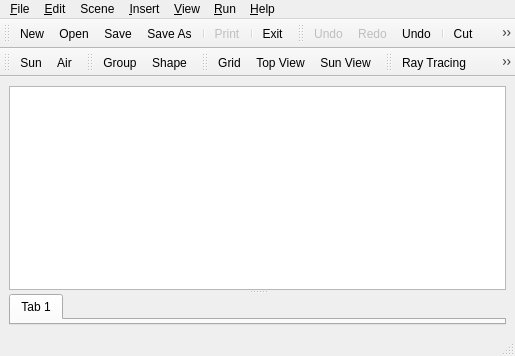
<?xml version="1.0" encoding="UTF-8"?>
<ui version="4.0">
 <class>MainWindow</class>
 <widget class="QMainWindow" name="MainWindow">
  <property name="geometry">
   <rect>
    <x>0</x>
    <y>0</y>
    <width>515</width>
    <height>356</height>
   </rect>
  </property>
  <property name="acceptDrops">
   <bool>true</bool>
  </property>
  <property name="windowTitle">
   <string>Tonatiuh</string>
  </property>
  <widget class="QWidget" name="centralWidget">
   <layout class="QVBoxLayout">
    <item>
     <widget class="QSplitter" name="horizontalSplitter">
      <property name="orientation">
       <enum>Qt::Horizontal</enum>
      </property>
      <widget class="QSplitter" name="modelSplitter">
       <property name="orientation">
        <enum>Qt::Vertical</enum>
       </property>
       <widget class="SceneModelView" name="sceneModelView">
        <property name="acceptDrops">
         <bool>true</bool>
        </property>
        <property name="dragEnabled">
         <bool>true</bool>
        </property>
        <property name="dragDropMode">
         <enum>QAbstractItemView::DragDrop</enum>
        </property>
       </widget>
       <widget class="ParametersView" name="parametersView">
        <widget class="QWidget" name="tab">
         <attribute name="title">
          <string>Tab 1</string>
         </attribute>
        </widget>
       </widget>
      </widget>
     </widget>
    </item>
   </layout>
  </widget>
  <widget class="QMenuBar" name="menubar">
   <property name="geometry">
    <rect>
     <x>0</x>
     <y>0</y>
     <width>515</width>
     <height>21</height>
    </rect>
   </property>
   <widget class="QMenu" name="menuEdit">
    <property name="title">
     <string>&amp;Edit</string>
    </property>
    <addaction name="actionUndo"/>
    <addaction name="actionRedo"/>
    <addaction name="actionUndoView"/>
    <addaction name="separator"/>
    <addaction name="actionCut"/>
    <addaction name="actionCopy"/>
    <addaction name="actionPasteCopy"/>
    <addaction name="actionPasteLink"/>
    <addaction name="actionDelete"/>
   </widget>
   <widget class="QMenu" name="menuFile">
    <property name="title">
     <string>&amp;File</string>
    </property>
    <widget class="QMenu" name="menuRecent">
     <property name="title">
      <string>&amp;Recent</string>
     </property>
    </widget>
    <addaction name="actionNew"/>
    <addaction name="actionOpen"/>
    <addaction name="menuRecent"/>
    <addaction name="separator"/>
    <addaction name="actionSave"/>
    <addaction name="actionSaveAs"/>
    <addaction name="actionPrint"/>
    <addaction name="separator"/>
    <addaction name="separator"/>
    <addaction name="actionClose"/>
   </widget>
   <widget class="QMenu" name="menuView">
    <property name="title">
     <string>&amp;View</string>
    </property>
    <addaction name="actionAxis"/>
    <addaction name="actionBackground"/>
    <addaction name="actionGrid"/>
    <addaction name="actionGridSettings"/>
    <addaction name="actionDisplayRays"/>
    <addaction name="separator"/>
    <addaction name="action_X_Z_Plane"/>
    <addaction name="actionSunPlane"/>
    <addaction name="separator"/>
    <addaction name="action_X_Y_Plane"/>
    <addaction name="action_Y_Z_Plane"/>
    <addaction name="separator"/>
    <addaction name="actionQuadView"/>
    <addaction name="separator"/>
   </widget>
   <widget class="QMenu" name="menuInsert">
    <property name="title">
     <string>&amp;Insert</string>
    </property>
    <widget class="QMenu" name="menuShape">
     <property name="title">
      <string>Surface</string>
     </property>
    </widget>
    <widget class="QMenu" name="menuMaterial">
     <property name="title">
      <string>Material</string>
     </property>
    </widget>
    <widget class="QMenu" name="menuTracker">
     <property name="title">
      <string>Tracker</string>
     </property>
    </widget>
    <widget class="QMenu" name="menuComponent">
     <property name="title">
      <string>Component</string>
     </property>
     <addaction name="separator"/>
    </widget>
    <addaction name="actionNode"/>
    <addaction name="actionSurfaceNode"/>
    <addaction name="separator"/>
    <addaction name="menuShape"/>
    <addaction name="menuMaterial"/>
    <addaction name="menuTracker"/>
    <addaction name="separator"/>
    <addaction name="menuComponent"/>
   </widget>
   <widget class="QMenu" name="menuScene">
    <property name="title">
     <string>Scene</string>
    </property>
    <widget class="QMenu" name="menuTrackers_2">
     <property name="title">
      <string>Trackers</string>
     </property>
     <addaction name="actionSetAimingPointAbsolute"/>
     <addaction name="actionSetAimingPointRelative"/>
    </widget>
    <addaction name="actionDefineSunLight"/>
    <addaction name="actionCalculateSunPosition"/>
    <addaction name="separator"/>
    <addaction name="actionDefineTransmissivity"/>
    <addaction name="separator"/>
    <addaction name="actionUserComponent"/>
    <addaction name="actionSaveComponent"/>
    <addaction name="separator"/>
    <addaction name="menuTrackers_2"/>
    <addaction name="actionDisconnect_All_Trackers"/>
   </widget>
   <widget class="QMenu" name="menuRun">
    <property name="title">
     <string>&amp;Run</string>
    </property>
    <widget class="QMenu" name="menuTest">
     <property name="title">
      <string>Test</string>
     </property>
     <addaction name="actionA"/>
     <addaction name="actionB"/>
     <addaction name="actionC"/>
    </widget>
    <addaction name="actionRun"/>
    <addaction name="actionRayTraceOptions"/>
    <addaction name="separator"/>
    <addaction name="actionRunFluxAnalysis"/>
    <addaction name="separator"/>
    <addaction name="actionOpenScriptEditor"/>
    <addaction name="menuTest"/>
   </widget>
   <widget class="QMenu" name="menuHelp">
    <property name="title">
     <string>&amp;Help</string>
    </property>
    <addaction name="actionAbout"/>
   </widget>
   <addaction name="menuFile"/>
   <addaction name="menuEdit"/>
   <addaction name="menuScene"/>
   <addaction name="menuInsert"/>
   <addaction name="menuView"/>
   <addaction name="menuRun"/>
   <addaction name="menuHelp"/>
  </widget>
  <widget class="QStatusBar" name="statusbar"/>
  <widget class="QToolBar" name="fileToolBar">
   <property name="windowTitle">
    <string>File</string>
   </property>
   <property name="orientation">
    <enum>Qt::Horizontal</enum>
   </property>
   <attribute name="toolBarArea">
    <enum>TopToolBarArea</enum>
   </attribute>
   <attribute name="toolBarBreak">
    <bool>false</bool>
   </attribute>
   <addaction name="actionNew"/>
   <addaction name="actionOpen"/>
   <addaction name="actionSave"/>
   <addaction name="actionSaveAs"/>
   <addaction name="separator"/>
   <addaction name="actionPrint"/>
   <addaction name="separator"/>
   <addaction name="actionClose"/>
  </widget>
  <widget class="QToolBar" name="editToolBar">
   <property name="windowTitle">
    <string>Edit</string>
   </property>
   <property name="orientation">
    <enum>Qt::Horizontal</enum>
   </property>
   <attribute name="toolBarArea">
    <enum>TopToolBarArea</enum>
   </attribute>
   <attribute name="toolBarBreak">
    <bool>false</bool>
   </attribute>
   <addaction name="actionUndo"/>
   <addaction name="actionRedo"/>
   <addaction name="actionUndoView"/>
   <addaction name="separator"/>
   <addaction name="actionCut"/>
   <addaction name="actionCopy"/>
   <addaction name="actionPasteCopy"/>
   <addaction name="actionPasteLink"/>
   <addaction name="actionDelete"/>
  </widget>
  <widget class="QToolBar" name="sceneToolBar">
   <property name="windowTitle">
    <string>Scene</string>
   </property>
   <attribute name="toolBarArea">
    <enum>TopToolBarArea</enum>
   </attribute>
   <attribute name="toolBarBreak">
    <bool>true</bool>
   </attribute>
   <addaction name="actionDefineSunLight"/>
   <addaction name="actionDefineTransmissivity"/>
  </widget>
  <widget class="QToolBar" name="insertToolBar">
   <property name="windowTitle">
    <string>Insert</string>
   </property>
   <attribute name="toolBarArea">
    <enum>TopToolBarArea</enum>
   </attribute>
   <attribute name="toolBarBreak">
    <bool>false</bool>
   </attribute>
   <addaction name="actionNode"/>
   <addaction name="actionSurfaceNode"/>
  </widget>
  <widget class="QToolBar" name="viewToolBar">
   <property name="windowTitle">
    <string>View</string>
   </property>
   <attribute name="toolBarArea">
    <enum>TopToolBarArea</enum>
   </attribute>
   <attribute name="toolBarBreak">
    <bool>false</bool>
   </attribute>
   <addaction name="actionGrid"/>
   <addaction name="action_X_Z_Plane"/>
   <addaction name="actionSunPlane"/>
  </widget>
  <widget class="QToolBar" name="runToolBar">
   <property name="windowTitle">
    <string>Run</string>
   </property>
   <attribute name="toolBarArea">
    <enum>TopToolBarArea</enum>
   </attribute>
   <attribute name="toolBarBreak">
    <bool>false</bool>
   </attribute>
   <addaction name="actionRun"/>
   <addaction name="actionRunFluxAnalysis"/>
   <addaction name="actionOpenScriptEditor"/>
  </widget>
  <action name="actionNew">
   <property name="icon">
    <iconset resource="../resources.qrc">
     <normaloff>:/images/file/new.png</normaloff>:/images/file/new.png</iconset>
   </property>
   <property name="text">
    <string>&amp;New</string>
   </property>
   <property name="shortcut">
    <string>Ctrl+N</string>
   </property>
  </action>
  <action name="actionOpen">
   <property name="icon">
    <iconset resource="../resources.qrc">
     <normaloff>:/images/file/open.png</normaloff>:/images/file/open.png</iconset>
   </property>
   <property name="text">
    <string>&amp;Open...</string>
   </property>
   <property name="shortcut">
    <string>Ctrl+O</string>
   </property>
  </action>
  <action name="actionSave">
   <property name="icon">
    <iconset resource="../resources.qrc">
     <normaloff>:/images/file/save.png</normaloff>:/images/file/save.png</iconset>
   </property>
   <property name="text">
    <string>&amp;Save</string>
   </property>
   <property name="shortcut">
    <string>Ctrl+S</string>
   </property>
  </action>
  <action name="actionSaveAs">
   <property name="icon">
    <iconset resource="../resources.qrc">
     <normaloff>:/images/file/saveas.png</normaloff>:/images/file/saveas.png</iconset>
   </property>
   <property name="text">
    <string>Save &amp;As...</string>
   </property>
   <property name="shortcut">
    <string>Ctrl+Shift+S</string>
   </property>
  </action>
  <action name="actionPrint">
   <property name="enabled">
    <bool>false</bool>
   </property>
   <property name="icon">
    <iconset resource="../resources.qrc">
     <normaloff>:/images/file/print.png</normaloff>:/images/file/print.png</iconset>
   </property>
   <property name="text">
    <string>&amp;Print</string>
   </property>
  </action>
  <action name="actionClose">
   <property name="icon">
    <iconset resource="../resources.qrc">
     <normaloff>:/images/file/close.png</normaloff>:/images/file/close.png</iconset>
   </property>
   <property name="text">
    <string>E&amp;xit</string>
   </property>
  </action>
  <action name="actionUndo">
   <property name="enabled">
    <bool>false</bool>
   </property>
   <property name="icon">
    <iconset resource="../resources.qrc">
     <normaloff>:/images/edit/undo.png</normaloff>:/images/edit/undo.png</iconset>
   </property>
   <property name="text">
    <string>&amp;Undo</string>
   </property>
   <property name="shortcut">
    <string>Ctrl+Z</string>
   </property>
  </action>
  <action name="actionRedo">
   <property name="enabled">
    <bool>false</bool>
   </property>
   <property name="icon">
    <iconset resource="../resources.qrc">
     <normaloff>:/images/edit/redo.png</normaloff>:/images/edit/redo.png</iconset>
   </property>
   <property name="text">
    <string>&amp;Redo</string>
   </property>
   <property name="shortcut">
    <string>Ctrl+Shift+Z</string>
   </property>
  </action>
  <action name="actionCut">
   <property name="icon">
    <iconset resource="../resources.qrc">
     <normaloff>:/images/edit/cut.png</normaloff>:/images/edit/cut.png</iconset>
   </property>
   <property name="text">
    <string>&amp;Cut</string>
   </property>
   <property name="shortcut">
    <string>Ctrl+X</string>
   </property>
  </action>
  <action name="actionCopy">
   <property name="icon">
    <iconset resource="../resources.qrc">
     <normaloff>:/images/edit/copy.png</normaloff>:/images/edit/copy.png</iconset>
   </property>
   <property name="text">
    <string>&amp;Copy</string>
   </property>
   <property name="shortcut">
    <string>Ctrl+C</string>
   </property>
  </action>
  <action name="actionPasteCopy">
   <property name="icon">
    <iconset resource="../resources.qrc">
     <normaloff>:/images/edit/paste.png</normaloff>:/images/edit/paste.png</iconset>
   </property>
   <property name="text">
    <string>&amp;Paste</string>
   </property>
   <property name="toolTip">
    <string>Paste a clipboard node copy</string>
   </property>
   <property name="shortcut">
    <string>Ctrl+V</string>
   </property>
  </action>
  <action name="actionPasteLink">
   <property name="icon">
    <iconset resource="../resources.qrc">
     <normaloff>:/images/edit/pasteLink.png</normaloff>:/images/edit/pasteLink.png</iconset>
   </property>
   <property name="text">
    <string>Paste Link</string>
   </property>
   <property name="toolTip">
    <string>Paste a link to the clipboard node</string>
   </property>
   <property name="shortcut">
    <string>Ctrl+Shift+V</string>
   </property>
  </action>
  <action name="actionDelete">
   <property name="icon">
    <iconset resource="../resources.qrc">
     <normaloff>:/images/edit/delete.png</normaloff>:/images/edit/delete.png</iconset>
   </property>
   <property name="text">
    <string>Delete</string>
   </property>
   <property name="shortcut">
    <string>Ctrl+D</string>
   </property>
  </action>
  <action name="actionUndoView">
   <property name="icon">
    <iconset resource="../resources.qrc">
     <normaloff>:/images/edit/undoList.png</normaloff>:/images/edit/undoList.png</iconset>
   </property>
   <property name="text">
    <string>Undo...</string>
   </property>
  </action>
  <action name="actionNode">
   <property name="icon">
    <iconset resource="../resources.qrc">
     <normaloff>:/images/scene/nodeGroup.png</normaloff>:/images/scene/nodeGroup.png</iconset>
   </property>
   <property name="text">
    <string>Group</string>
   </property>
  </action>
  <action name="actionSurfaceNode">
   <property name="icon">
    <iconset resource="../resources.qrc">
     <normaloff>:/images/scene/nodeShape.png</normaloff>:/images/scene/nodeShape.png</iconset>
   </property>
   <property name="text">
    <string>Shape</string>
   </property>
  </action>
  <action name="actionAxis">
   <property name="checkable">
    <bool>true</bool>
   </property>
   <property name="checked">
    <bool>true</bool>
   </property>
   <property name="enabled">
    <bool>true</bool>
   </property>
   <property name="text">
    <string>Axis</string>
   </property>
   <property name="toolTip">
    <string>Draw Shape Local Axis</string>
   </property>
  </action>
  <action name="actionBackground">
   <property name="checkable">
    <bool>true</bool>
   </property>
   <property name="checked">
    <bool>true</bool>
   </property>
   <property name="text">
    <string>Background</string>
   </property>
  </action>
  <action name="actionGrid">
   <property name="checkable">
    <bool>true</bool>
   </property>
   <property name="checked">
    <bool>false</bool>
   </property>
   <property name="enabled">
    <bool>true</bool>
   </property>
   <property name="icon">
    <iconset resource="../resources.qrc">
     <normaloff>:/images/view/viewGrid.png</normaloff>:/images/view/viewGrid.png</iconset>
   </property>
   <property name="text">
    <string>Grid</string>
   </property>
   <property name="shortcut">
    <string>Ctrl+G</string>
   </property>
  </action>
  <action name="actionSunPlane">
   <property name="icon">
    <iconset resource="../resources.qrc">
     <normaloff>:/images/view/viewSun.png</normaloff>:/images/view/viewSun.png</iconset>
   </property>
   <property name="text">
    <string>Sun View</string>
   </property>
   <property name="shortcut">
    <string>Ctrl+0</string>
   </property>
  </action>
  <action name="actionGridSettings">
   <property name="enabled">
    <bool>false</bool>
   </property>
   <property name="text">
    <string>Grid Settings...</string>
   </property>
  </action>
  <action name="action_X_Y_Plane">
   <property name="icon">
    <iconset resource="../resources.qrc">
     <normaloff>:/images/view/viewXY.png</normaloff>:/images/view/viewXY.png</iconset>
   </property>
   <property name="text">
    <string>X-Y PLane</string>
   </property>
  </action>
  <action name="action_X_Z_Plane">
   <property name="icon">
    <iconset resource="../resources.qrc">
     <normaloff>:/images/view/viewXZ.png</normaloff>:/images/view/viewXZ.png</iconset>
   </property>
   <property name="text">
    <string>Top View</string>
   </property>
   <property name="shortcut">
    <string>Ctrl+5</string>
   </property>
  </action>
  <action name="action_Y_Z_Plane">
   <property name="icon">
    <iconset resource="../resources.qrc">
     <normaloff>:/images/view/viewYZ.png</normaloff>:/images/view/viewYZ.png</iconset>
   </property>
   <property name="text">
    <string>Z-Y Plane</string>
   </property>
  </action>
  <action name="actionDefineSunLight">
   <property name="enabled">
    <bool>true</bool>
   </property>
   <property name="icon">
    <iconset resource="../resources.qrc">
     <normaloff>:/images/scene/environmentSun.png</normaloff>:/images/scene/environmentSun.png</iconset>
   </property>
   <property name="text">
    <string>Sun...</string>
   </property>
  </action>
  <action name="actionCalculateSunPosition">
   <property name="checkable">
    <bool>false</bool>
   </property>
   <property name="text">
    <string>Sun Calculator...</string>
   </property>
  </action>
  <action name="actionDefineTransmissivity">
   <property name="icon">
    <iconset resource="../resources.qrc">
     <normaloff>:/images/scene/environmentAir.png</normaloff>:/images/scene/environmentAir.png</iconset>
   </property>
   <property name="text">
    <string>Air...</string>
   </property>
  </action>
  <action name="actionDisplayRays">
   <property name="checkable">
    <bool>true</bool>
   </property>
   <property name="checked">
    <bool>false</bool>
   </property>
   <property name="enabled">
    <bool>false</bool>
   </property>
   <property name="text">
    <string>Rays</string>
   </property>
  </action>
  <action name="actionQuadView">
   <property name="checkable">
    <bool>true</bool>
   </property>
   <property name="text">
    <string>Quad View</string>
   </property>
  </action>
  <action name="actionRun">
   <property name="icon">
    <iconset resource="../resources.qrc">
     <normaloff>:/images/run/runRayTracing.png</normaloff>:/images/run/runRayTracing.png</iconset>
   </property>
   <property name="text">
    <string>&amp;Ray Tracing...</string>
   </property>
   <property name="shortcut">
    <string>Ctrl+R</string>
   </property>
  </action>
  <action name="actionRayTraceOptions">
   <property name="text">
    <string>Ray Tracing Options...</string>
   </property>
   <property name="shortcut">
    <string>Ctrl+Shift+R</string>
   </property>
  </action>
  <action name="actionRunFluxAnalysis">
   <property name="icon">
    <iconset resource="../resources.qrc">
     <normaloff>:/images/run/runFluxAnalysis.png</normaloff>:/images/run/runFluxAnalysis.png</iconset>
   </property>
   <property name="text">
    <string>Flux Analysis...</string>
   </property>
  </action>
  <action name="actionExportPhotonMap">
   <property name="icon">
    <iconset resource="../resources.qrc">
     <normaloff>:/images/export.png</normaloff>:/images/export.png</iconset>
   </property>
   <property name="text">
    <string>Export PhotonMap</string>
   </property>
  </action>
  <action name="actionUserComponent">
   <property name="text">
    <string>Import Nodes...</string>
   </property>
  </action>
  <action name="actionSaveComponent">
   <property name="text">
    <string>Export Nodes...</string>
   </property>
  </action>
  <action name="actionAbout">
   <property name="text">
    <string>About...</string>
   </property>
  </action>
  <action name="actionOpenScriptEditor">
   <property name="icon">
    <iconset resource="../resources.qrc">
     <normaloff>:/images/run/runScript.png</normaloff>:/images/run/runScript.png</iconset>
   </property>
   <property name="text">
    <string>Script...</string>
   </property>
  </action>
  <action name="actionCheckForUpdates">
   <property name="text">
    <string>Check for updates</string>
   </property>
  </action>
  <action name="actionAnalyzerNode">
   <property name="icon">
    <iconset resource="../resources.qrc">
     <normaloff>:/images/AnalyzerKit.png</normaloff>:/images/AnalyzerKit.png</iconset>
   </property>
   <property name="text">
    <string>Analyzer Node</string>
   </property>
  </action>
  <action name="actionTrackers_Connected">
   <property name="text">
    <string>Trackers Connected</string>
   </property>
  </action>
  <action name="actionDisconnect_All_Trackers">
   <property name="checkable">
    <bool>true</bool>
   </property>
   <property name="text">
    <string>Disconnect All Trackers</string>
   </property>
  </action>
  <action name="actionReset_Analyzer_Values">
   <property name="text">
    <string>Reset Analyzer Values</string>
   </property>
  </action>
  <action name="actionSetAimingPointRelative">
   <property name="text">
    <string>Set Aiming Point Relative</string>
   </property>
  </action>
  <action name="actionSetAimingPointAbsolute">
   <property name="text">
    <string>Set Aiming Point Absolute</string>
   </property>
  </action>
  <action name="actionNetworkConnections">
   <property name="text">
    <string>Network Connections...</string>
   </property>
  </action>
  <action name="actionA">
   <property name="text">
    <string>A</string>
   </property>
  </action>
  <action name="actionB">
   <property name="text">
    <string>B</string>
   </property>
  </action>
  <action name="actionC">
   <property name="text">
    <string>C</string>
   </property>
  </action>
 </widget>
 <layoutdefault spacing="6" margin="9"/>
 <customwidgets>
  <customwidget>
   <class>SceneModelView</class>
   <extends>QTreeView</extends>
   <header>tree/SceneModelView.h</header>
  </customwidget>
  <customwidget>
   <class>ParametersView</class>
   <extends>QTabWidget</extends>
   <header>parameters/ParametersView.h</header>
   <container>1</container>
  </customwidget>
 </customwidgets>
 <resources>
  <include location="../resources.qrc"/>
 </resources>
 <connections>
  <connection>
   <sender>actionGrid</sender>
   <signal>toggled(bool)</signal>
   <receiver>actionGridSettings</receiver>
   <slot>setEnabled(bool)</slot>
   <hints>
    <hint type="sourcelabel">
     <x>-1</x>
     <y>-1</y>
    </hint>
    <hint type="destinationlabel">
     <x>-1</x>
     <y>-1</y>
    </hint>
   </hints>
  </connection>
 </connections>
</ui>
